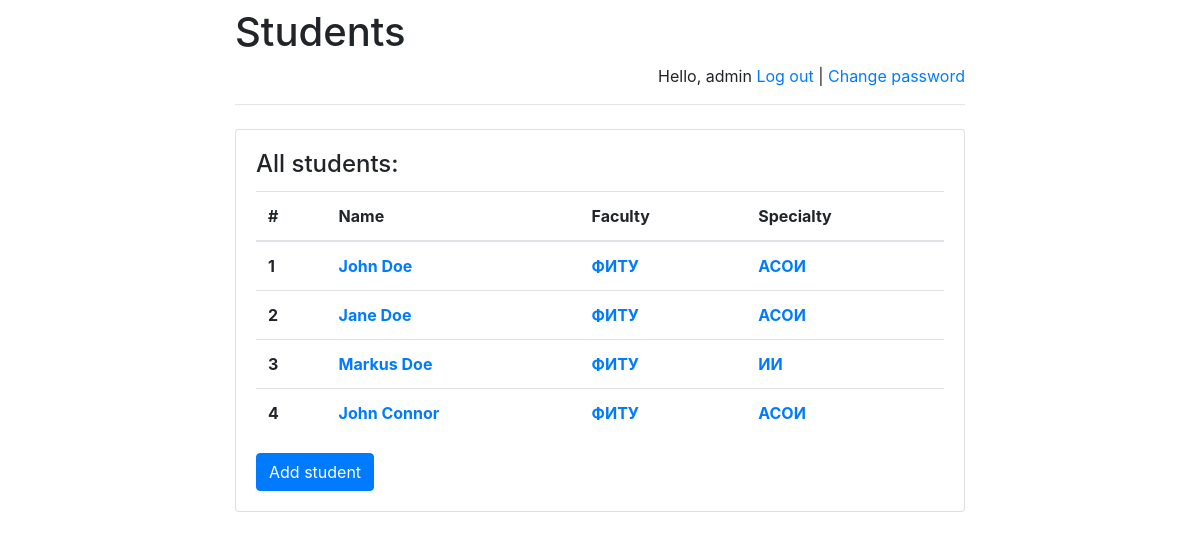
The app's page /students/ (signed in) with its own data.
### students/models.py (models this page shows)
class Student(models.Model):
    name = models.CharField(default = 'John', max_length = 255, verbose_name = 'Имя студента')
    surname = models.CharField(default = 'Doe', max_length = 255, verbose_name = 'Фамилия студента')
    group = models.IntegerField(default = 0, verbose_name = 'Номер группы')
    faculty = models.CharField(default = 'None', max_length = 255, verbose_name = 'Факультет')
    specialty = models.CharField(default = 'None', max_length = 255, verbose_name = 'Специальность')
    entry_date = models.DateField(default = datetime.today, verbose_name = 'Дата поступления')

### students/views.py (the view)
# urls.py: path('', views.index, name = 'index'),
def index(request):
    message = None
    error_message = None
    if "message" in request.GET:
        message = request.GET["message"]
    if "error_message" in request.GET:
        error_message = request.GET["error_message"]
    return render(
        request,
        "index.html",
        {
            "all_students": Student.objects.order_by('-faculty')[:5],
            "message": message,
            "error_message": error_message
        })

### students/templates/index.html (shortened to what this page needs)
{% extends 'base.html' %}
    {% block main %}
        <h4 class="card-title">All students:</h4>
        {% if all_students %}
            <table class="table">
                <thead>
                    <tr>
                        <th scope="col">#</th>
                        <th scope="col">Name</th>
                        <th scope="col">Faculty</th>
                        <th scope="col">Specialty</th>
                    </tr>
                </thead>
                <tbody>
                    {% for student in all_students %}
                        <tr>
                            <th>{{ student.id }}</th>
                            <th>
                                <a href="/students/{{ student.id }}/">
                                    {{ student.name }} {{ student.surname }}
                                </a>
                            </th>
                            <th>
                                <a href="/students/{{ student.id }}/">
                                    {{ student.faculty }}
                                </a>
                            </th>
                            <th>
                                <a href="/students/{{ student.id }}/">
                                    {{ student.specialty }}
                                </a>
                            </th>
                        </tr>
                    {% endfor %}
                </tbody>
            </table>
            {% if user.is_superuser == 1 %}
                <a href="/students/new_student/" class="btn btn-primary" role="button">Add student</a>
            {% endif %}
        {% else %}
            <p>No students yet.</p>
        {% endif %}
    {% endblock %}

### students/templates/base.html (shortened to what this page needs)
<!DOCTYPE html>
<html lang="en">
    <head>
        <link rel="stylesheet"
            href="https://stackpath.bootstrapcdn.com/bootstrap/4.3.1/css/bootstrap.min.css">
    </head>
    <body>
        <div class="container">
            <div class="row justify-content-center">
                <div class="col-8">
                    <h1 class="mt-2">Students</h1>
                    {% if user.is_authenticated %}
                    <p class="text-right">
                        Hello, {{ user.username }}
                        <a href="/students/logout">Log out</a> |
                        <a href="/students/password-change">Change password</a>
                    </p>
                    {% else %}
                    <p class="text-right">
                        <a href="/students/login">Log in</a> |
                        <a href="/students/register">Register</a>
                    </p>
                    {% endif %}
                    <hr class="mt-0 mb-4">
                    <div class="card">
                        <div class="card-body">
                            {% block main %}
                            {% endblock %}
                        </div>
                    </div>
                </div>
            </div>
        </div>
    </body>
</html>

### records on screen
Student: id "1", name "John", surname "Doe", faculty "ФИТУ", specialty "АСОИ"
Student: id "2", name "Jane", surname "Doe", faculty "ФИТУ", specialty "АСОИ"
Student: id "3", name "Markus", surname "Doe", faculty "ФИТУ", specialty "ИИ"
Student: id "4", name "John", surname "Connor", faculty "ФИТУ", specialty "АСОИ"

### other values on screen
{{ user.username }} "admin"
